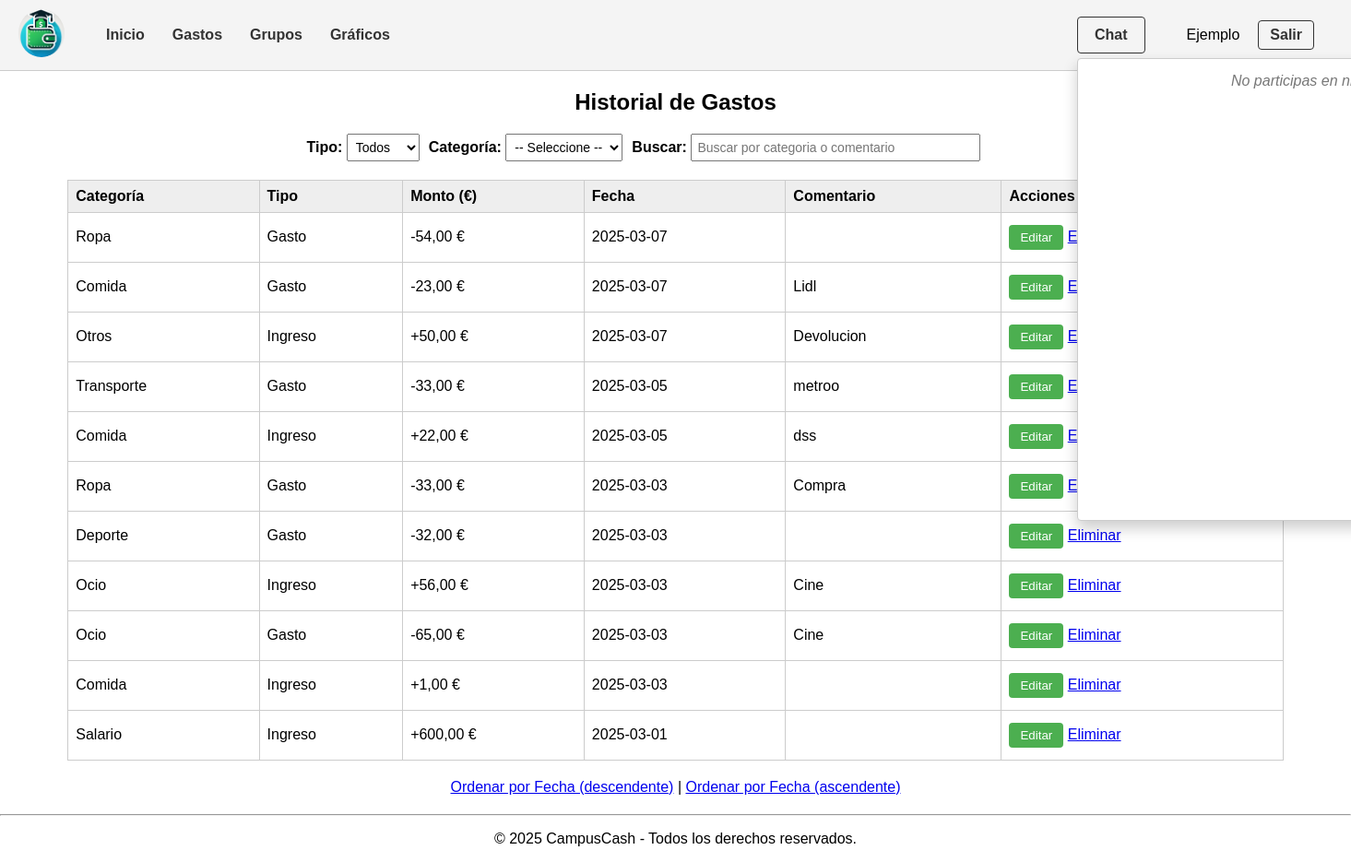
Page /historial_gastos.php (signed in) on the committed database.
### tables this page shows
CREATE TABLE `gastos` (
  `id` int(11) NOT NULL,
  `usuario_id` int(11) NOT NULL,
  `tipo` enum('Ingreso','Gasto') NOT NULL,
  `categoria_id` int(11) NOT NULL,
  `monto` decimal(10,2) NOT NULL,
  `fecha` date NOT NULL,
  `comentario` text DEFAULT NULL
);

CREATE TABLE `categorias` (
  `id` int(11) NOT NULL,
  `nombre` varchar(50) NOT NULL,
  `usuario_id` int(11) NOT NULL
);

### includes/clases/Categorias.php (called while the page is built, shortened)
<?php
class Categorias {
    public static function getAll($usuario_id) {
        $conn = Aplicacion::getInstance()->getConexionBd();
        $sql = "SELECT id, nombre FROM categorias WHERE usuario_id = ? ORDER BY nombre ASC";
        $stmt = $conn->prepare($sql);
        $stmt->bind_param("i", $usuario_id);
        $stmt->execute();
        $result = $stmt->get_result();
        $categorias = [];
        while ($row = $result->fetch_assoc()) {
            $categorias[] = $row;
        }
        return $categorias;
    }
}
?>

### includes/clases/Gastos.php (called while the page is built, shortened)
<?php
class Gastos {
    private $conn;
    public function __construct($conn) {
        $this->conn = $conn;
    }
    public function getFilteredMovimientos($user_id, $tipoFilter, $categoriaFilter, $search, $orderBy, $limit) {
        $conditions = "g.usuario_id = ?";
        $params = [$user_id];
        $types = "i";
        $sql = "
            SELECT g.id, g.tipo, g.monto, g.fecha, g.comentario, c.nombre AS categoria
            FROM gastos g
            JOIN categorias c ON g.categoria_id = c.id
            WHERE $conditions
            ORDER BY g.fecha $orderBy, g.id $orderBy
            LIMIT ?
        ";
        $params[] = $limit;
        $types .= "i";
        $stmt = $this->conn->prepare($sql);
        $stmt->bind_param($types, ...$params);
        $stmt->execute();
        $result = $stmt->get_result();
        $movimientos = $result->fetch_all(MYSQLI_ASSOC);
        return $movimientos;
    }
}
?>

### includes/config.php (called while the page is built, shortened)
<?php
spl_autoload_register(function ($class) {
    $prefix = 'es\\ucm\\fdi\\aw\\';
    $base_dir = __DIR__ . DIRECTORY_SEPARATOR . 'clases' . DIRECTORY_SEPARATOR;
    $len = strlen($prefix);
    $relative_class = substr($class, $len);
    $file = $base_dir . str_replace('\\', DIRECTORY_SEPARATOR, $relative_class) . '.php';
});
?>

### historial_gastos.php (the view, shortened to what this page needs)
<?php
require_once 'includes/config.php';
$app = \es\ucm\fdi\aw\Aplicacion::getInstance();
$conn = $app->getConexionBd();
$user_id = $_SESSION['user_id'];
$gastos = new Gastos($conn);
$categorias = new Categorias($conn);
$tipoFilter = isset($_GET['tipo']) ? $_GET['tipo'] : '';
$categoriaFilter = isset($_GET['categoria']) ? $_GET['categoria'] : '';
$search = isset($_GET['search']) ? $_GET['search'] : '';
$orden = isset($_GET['orden']) ? $_GET['orden'] : 'fecha_desc';
$orderBy = ($orden === 'fecha_asc') ? "ASC" : "DESC";
$limit = 50;
$result = $gastos->getFilteredMovimientos($user_id, $tipoFilter, $categoriaFilter, $search, $orderBy, $limit);
$resCategorias = $categorias->getAll($user_id);
?>
<h2 style="text-align:center;">Historial de Gastos</h2>
<form method="GET" id="filtrosForm" class="filtros">
  <div>
    <label for="tipo">Tipo:</label>
    <select name="tipo" id="tipo" onchange="this.form.submit()">
      <option value="">Todos</option>
    </select>
  </div>
  <div>
    <label for="categoria">Categoría:</label>
    <select name="categoria" id="categoria" onchange="this.form.submit()">
      <option value="">-- Seleccione --</option>
    </select>
  </div>
  <div>
    <label for="search">Buscar:</label>
    <input type="text" name="search" id="search" placeholder="Buscar por categoria o comentario" style="width:300px;
         value=" <?php echo htmlspecialchars($search); ?>" onkeyup="debounceSearch()">
  </div>
</form>
<table class="tabla-gastos">
  <tr>
    <th>Categoría</th>
    <th>Tipo</th>
    <th>Monto (€)</th>
    <th>Fecha</th>
    <th>Comentario</th>
    <th>Acciones</th>
  </tr>
  <?php foreach ($result as $row): ?>
    <?php
    $simbolo = ($row['tipo'] === 'Gasto') ? '-' : '+';
    $montoFormateado = number_format($row['monto'], 2, ',', '.');
    ?>
    <tr>
      <td><?php echo htmlspecialchars($row['categoria']); ?></td>
      <td><?php echo htmlspecialchars($row['tipo']); ?></td>
      <td><?php echo $simbolo . $montoFormateado; ?> €</td>
      <td><?php echo htmlspecialchars($row['fecha']); ?></td>
      <td><?php echo htmlspecialchars($row['comentario']); ?></td>
      <td>
        <button class="btn-edit" data-id="<?php echo $row['id']; ?>"
                data-tipo="<?php echo htmlspecialchars($row['tipo']); ?>"
                data-monto="<?php echo $row['monto']; ?>"
                data-fecha="<?php echo $row['fecha']; ?>"
                data-comentario="<?php echo htmlspecialchars($row['comentario']); ?>"
                onclick="openEditModal(this)">
          Editar
        </button>
        <a href="eliminar_gasto.php?id=<?php echo $row['id']; ?>"
          onclick="return confirm('¿Está seguro de eliminar este registro?');">Eliminar</a>
      </td>
    </tr>
  <?php endforeach; ?>
</table>
<div style="text-align:center; margin:20px;">
  <a href="historial_gastos.php?orden=fecha_desc">Ordenar por Fecha (descendente)</a> |
  <a href="historial_gastos.php?orden=fecha_asc">Ordenar por Fecha (ascendente)</a>
</div>
<?php
$contenidoPrincipal = ob_get_clean();
require_once RAIZ_APP . '/vistas/plantilla/plantilla.php';
?>

### includes/vistas/plantilla/plantilla.php (shortened to what this page needs)
<!DOCTYPE html>
<html>
<head>
    <link rel="stylesheet" type="text/css" href="<?= RUTA_CSS ?>/style.css" />
</head>
<body>
<div id="contenedor">
<?php
require(RAIZ_APP . '/vistas/comun/nav.php');
?>
    <main>
        <article>
            <?= $contenidoPrincipal ?>
        </article>
    </main>
<?php
require(RAIZ_APP . '/vistas/comun/footer.php');
?>
</div>
</body>
</html>

### includes/vistas/comun/nav.php (shortened to what this page needs)
<?php
require_once __DIR__ . '/../../../includes/config.php';
$esAdmin = isset($_SESSION['user_role']) && $_SESSION['user_role'] === 'admin';
$estaLogueado = isset($_SESSION['user_id']);
$gruposUsuario = [];
if ($estaLogueado && !$esAdmin) {
    $app = \es\ucm\fdi\aw\Aplicacion::getInstance();
    $conn = $app->getConexionBd();
    $manejadorGrupos = new Grupos($conn);
    $gruposUsuario = $manejadorGrupos->obtenerGruposPorUsuarioId($_SESSION['user_id']);
}
?>
<nav>
  <div class="navbar-left">
    <a href="<?= RUTA_APP ?>index.php"><img src="<?= RUTA_APP ?>img/logo.png" alt="Logo" class="logo"></a>
    <a href="<?= RUTA_APP ?>index.php">Inicio</a>
    <?php if ($estaLogueado && !$esAdmin): ?>
      <a href="<?= RUTA_APP ?>gastos.php">Gastos</a>
      <a href="<?= RUTA_APP ?>grupos.php">Grupos</a>
      <a href="<?= RUTA_APP ?>graficos.php">Gráficos</a>
    <?php endif; ?>
  </div>
  <div class="navbar-right">
    <?php if ($estaLogueado && !$esAdmin): ?>
      <div class="dropdown chat-dropdown-container">
        <button class="dropdown-btn">Chat</button>
        <div class="dropdown-content">
          <div class="chat-group-list">
            <?php if (!empty($gruposUsuario)): ?>
              <?php foreach ($gruposUsuario as $grupo): ?>
                <a href="#" class="chat-group-item" data-group-id="<?= htmlspecialchars($grupo['id']) ?>" data-group-name="<?= htmlspecialchars($grupo['nombre']) ?>">
                  <?= htmlspecialchars($grupo['nombre']) ?>
                </a>
              <?php endforeach; ?>
            <?php else: ?>
              <span>No participas en ningún grupo.</span>
            <?php endif; ?>
          </div>
        </div>
      </div>
    <?php endif; ?>
    <?php if (isset($_SESSION['user_name'])): ?>
      <span class="username-display"><?= htmlspecialchars($_SESSION['user_name']); ?></span>
      <a href="<?= RUTA_APP ?>logout.php">Salir</a>
    <?php else: ?>
      <a href="<?= RUTA_APP ?>login.php">Usuario</a>
    <?php endif; ?>
  </div>
</nav>

### includes/vistas/comun/footer.php (shortened to what this page needs)
<hr>
<footer>
  <p style="text-align: center;">&copy; 2025 CampusCash - Todos los derechos reservados.</p>
</footer>

### css/style.css (style rules this page uses)
body { font-family: Arial, sans-serif; margin: 0; padding: 0; }
nav { background-color: #f4f4f4; padding: 10px; border-bottom: 1px solid #ccc; display: flex; justify-content: space-between; align-items: center; }
nav a { margin: 0 10px; text-decoration: none; color: #333; }
.navbar-left .logo { width: 50px; height: auto; margin-right: 15px; border-radius: 50%; object-fit: cover; }
.navbar-left { display: flex; align-items: center; }
.navbar-left a { margin-right: 20px; text-decoration: none; color: #333; font-weight: 600; }
.navbar-right { display: flex; align-items: center; margin-right: 20px; }
.navbar-right a { margin-left: 20px; text-decoration: none; color: #333; font-weight: 600; border: 1px solid #333; border-radius: 4px; padding: 6px 12px; font-size: 16px; }
.navbar-right .chat-dropdown-container .dropdown-btn { padding: 10px 18px; font-size: 16px; }
.navbar-right .chat-dropdown-container { margin-right: 30px; }
.username-display { margin-left: 15px; white-space: nowrap; overflow: hidden; text-overflow: ellipsis; max-width: 150px; display: inline-block; }
button { background-color: #4CAF50; color: white; border: none; padding: 6px 12px; margin: 5px 0; cursor: pointer; border-radius: 4px; }
.tabla-gastos { width: 80%; margin: 20px auto; border-collapse: collapse; }
.tabla-gastos th, .tabla-gastos td { border: 1px solid #ccc; padding: 8px; text-align: left; }
.tabla-gastos th { background-color: #eee; }
.filtros { margin: 20px auto; max-width: 800px; display: flex; flex-wrap: wrap; gap: 10px; align-items: flex-end; }
.filtros label { font-weight: bold; }
.filtros input, .filtros select { padding: 5px; font-size: 14px; }
.tabla-gastos { width: 90%; margin: 20px auto; border-collapse: collapse; }
.dropdown { position: relative; display: inline-block; }
.dropdown-btn { background-color: transparent; border: 1px solid #333; border-radius: 4px; padding: 6px 12px; cursor: pointer; font-weight: 600; color: #333; font-size: 15px; }
.dropdown-content { display: none; position: absolute; background-color: #fff; min-width: 160px; box-shadow: 0px 8px 16px rgba(0,0,0,0.2); border: 1px solid #ccc; border-radius: 4px; z-index: 1; }
form { width: 100%; }
main a { transition: background-color 0.3s ease, box-shadow 0.3s ease; }
.chat-dropdown-container .dropdown-content { min-width: 550px; padding: 0; max-height: 80vh; min-height: 500px; overflow: hidden; display: flex; flex-direction: column; }
.chat-group-list { max-height: calc(80vh - 60px); min-height: 450px; overflow-y: auto; flex-shrink: 0; }
.chat-group-list span { display: block; padding: 15px; color: #777; font-style: italic; text-align: center; }

### rows in the picture
gastos: categoria.nombre "Ropa", tipo "Gasto", tipo "-", monto "54,00", fecha "2025-03-07"
gastos: categoria.nombre "Comida", tipo "Gasto", tipo "-", monto "23,00", fecha "2025-03-07", comentario "Lidl"
gastos: categoria.nombre "Otros", tipo "Ingreso", tipo "+", monto "50,00", fecha "2025-03-07", comentario "Devolucion"
gastos: categoria.nombre "Transporte", tipo "Gasto", tipo "-", monto "33,00", fecha "2025-03-05", comentario "metroo"
gastos: categoria.nombre "Comida", tipo "Ingreso", tipo "+", monto "22,00", fecha "2025-03-05", comentario "dss"
gastos: categoria.nombre "Ropa", tipo "Gasto", tipo "-", monto "33,00", fecha "2025-03-03", comentario "Compra"
gastos: categoria.nombre "Deporte", tipo "Gasto", tipo "-", monto "32,00", fecha "2025-03-03"
gastos: categoria.nombre "Ocio", tipo "Ingreso", tipo "+", monto "56,00", fecha "2025-03-03", comentario "Cine"
gastos: categoria.nombre "Ocio", tipo "Gasto", tipo "-", monto "65,00", fecha "2025-03-03", comentario "Cine"
gastos: categoria.nombre "Comida", tipo "Ingreso", tipo "+", monto "1,00", fecha "2025-03-03"
gastos: categoria.nombre "Salario", tipo "Ingreso", tipo "+", monto "600,00", fecha "2025-03-01"

### other values in the picture
$_SESSION['user_name'] "Ejemplo"
